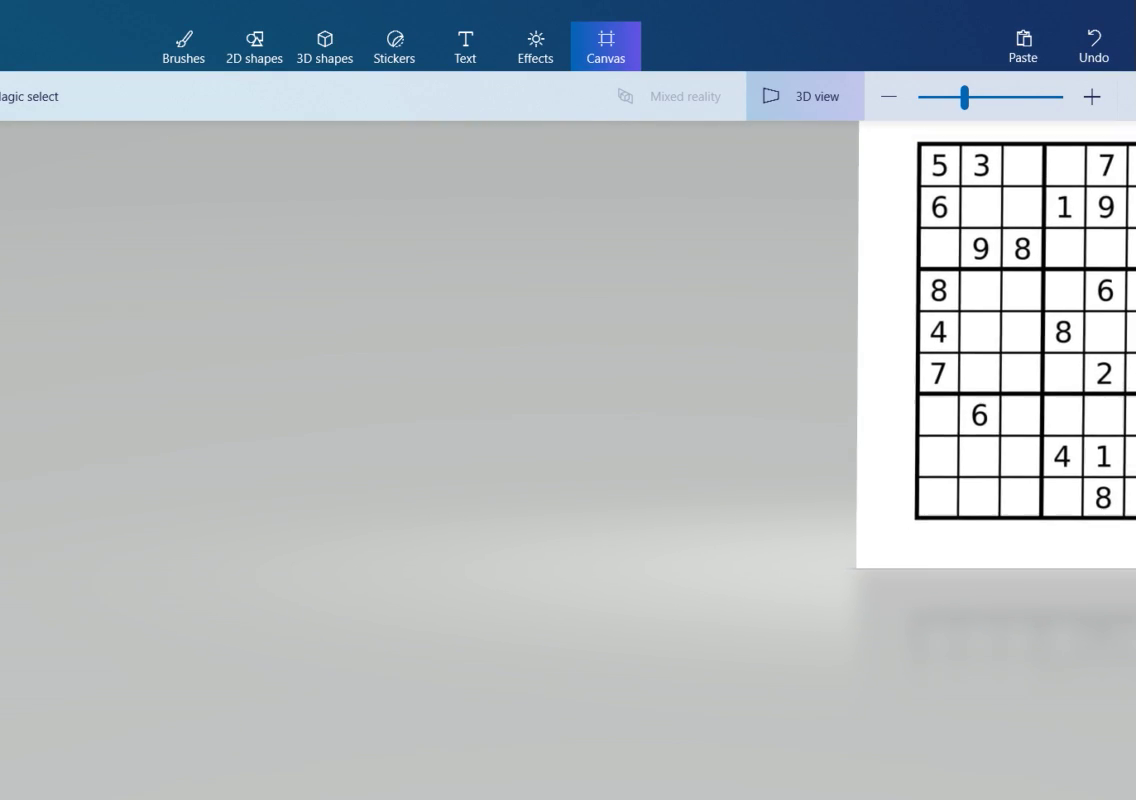
#> input picture frame 47 of gitignore/sudoku.mp4, 1136 x 800 px, given in place of the camera
$ python lab7.py
#> lines starting #> are read from the running program, lines starting #| are printed output that depends on the picture; after the words box and inside, x2 and y2 are one past the last pixel; in counts of white or black regions, pixels touching at a corner belong together
import cv2 as cv
import numpy as np
import argparse


def k_means():
    image = cv.imread('7-session/Home2.jpg')
    z = image.reshape((-1, 3))
    z = np.float32(z)
    criteria = (cv.TERM_CRITERIA_EPS + cv.TERM_CRITERIA_MAX_ITER, 10, 1.0)
    k = 6

    ret, label, center = cv.kmeans(z, k, None, criteria, 10, cv.KMEANS_RANDOM_CENTERS)
    center = np.uint8(center)
    res = center[label.flatten()]
    res2 = res.reshape(image.shape)

    cv.imshow('image', image)
    cv.imshow('res2', res2)
    cv.waitKey(0)


def subtract():
    # back_sub = cv.createBackgroundSubtractorMOG2()
    # back_sub = cv.bgsegm.createBackgroundSubtractorMOG()
    back_sub = cv.bgsegm.createBackgroundSubtractorGMG()

    capture = cv.VideoCapture('7-session/768x576.avi')
    while True:
        ret, frame = capture.read()
        if frame is None:
            break
        fgMask = back_sub.apply(frame)
        cv.imshow('Frame', frame)
        cv.imshow('FG Mask', fgMask)

        keyboard = cv.waitKey(30)
        if keyboard == 'q' or keyboard == 27:
            break


def motion():
    cap = cv.VideoCapture(0)
    if cap.isOpened():
        ret, frame = cap.read()
#> frame is the input picture: shape (800, 1136, 3); mean B, G, R 191.6, 187.5, 181.2
    else:
        ret = False
    ret, frame1 = cap.read()
    ret, frame2 = cap.read()
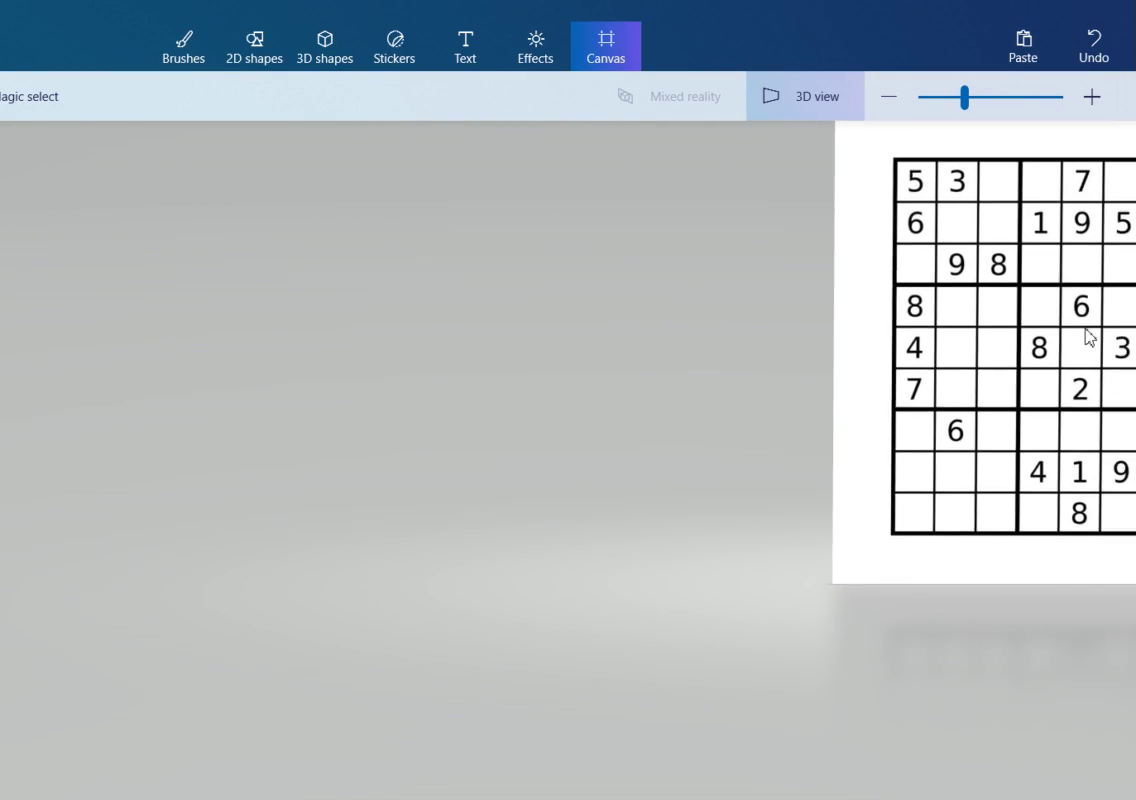
#> input picture frame 49 of gitignore/sudoku.mp4, 1136 x 800 px, given in place of the camera
#> frame2 is the input picture: shape (800, 1136, 3); mean B, G, R 192.7, 188.7, 182.3

    while ret:
        ret, frame = cap.read()
        d = cv.absdiff(frame1, frame2)
        grey = cv.cvtColor(d, cv.COLOR_BGR2GRAY)
        blur = cv.GaussianBlur(grey, (5, 5), 0)
        ret, th = cv.threshold(blur, 20, 255, cv.THRESH_BINARY)
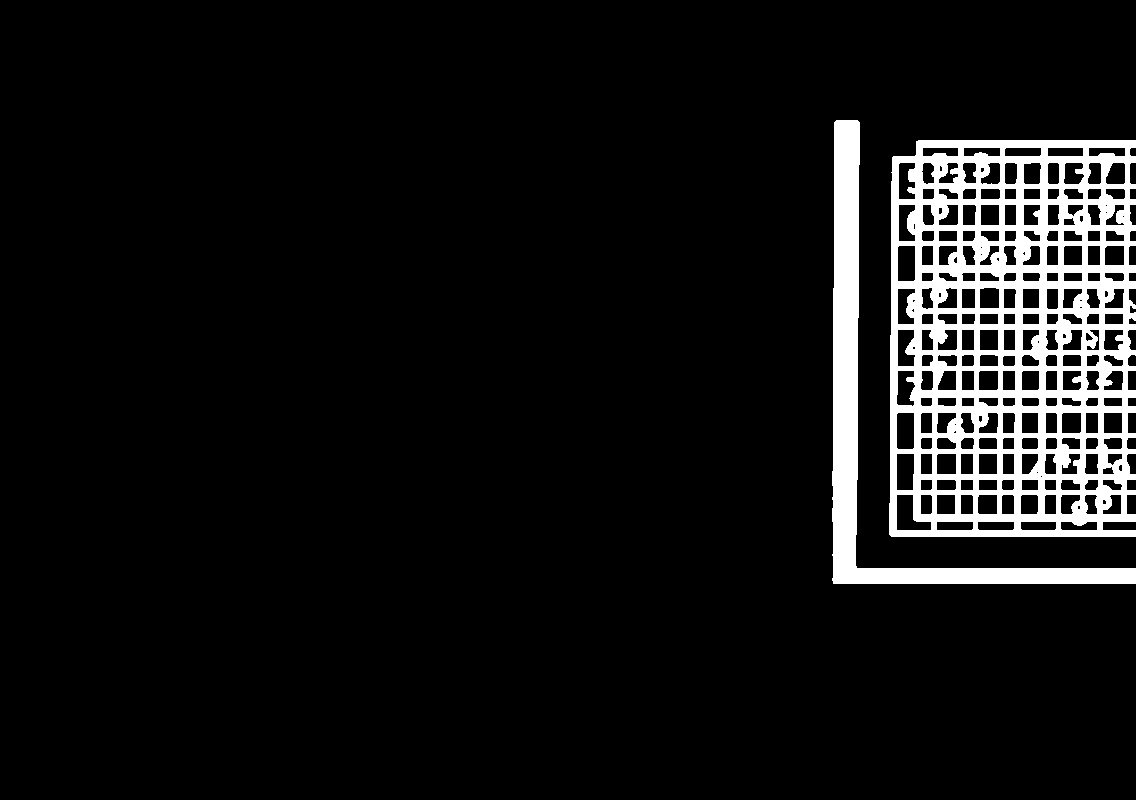
#> th: shape (800, 1136); 7.8% white; 2 white regions, box (x1, y1, x2, y2) and area: (889, 140, 1136, 537) 54922, (832, 120, 1136, 584) 16035
        dilated = cv.dilate(th, np.ones((7, 7), np.uint8), iterations=9)
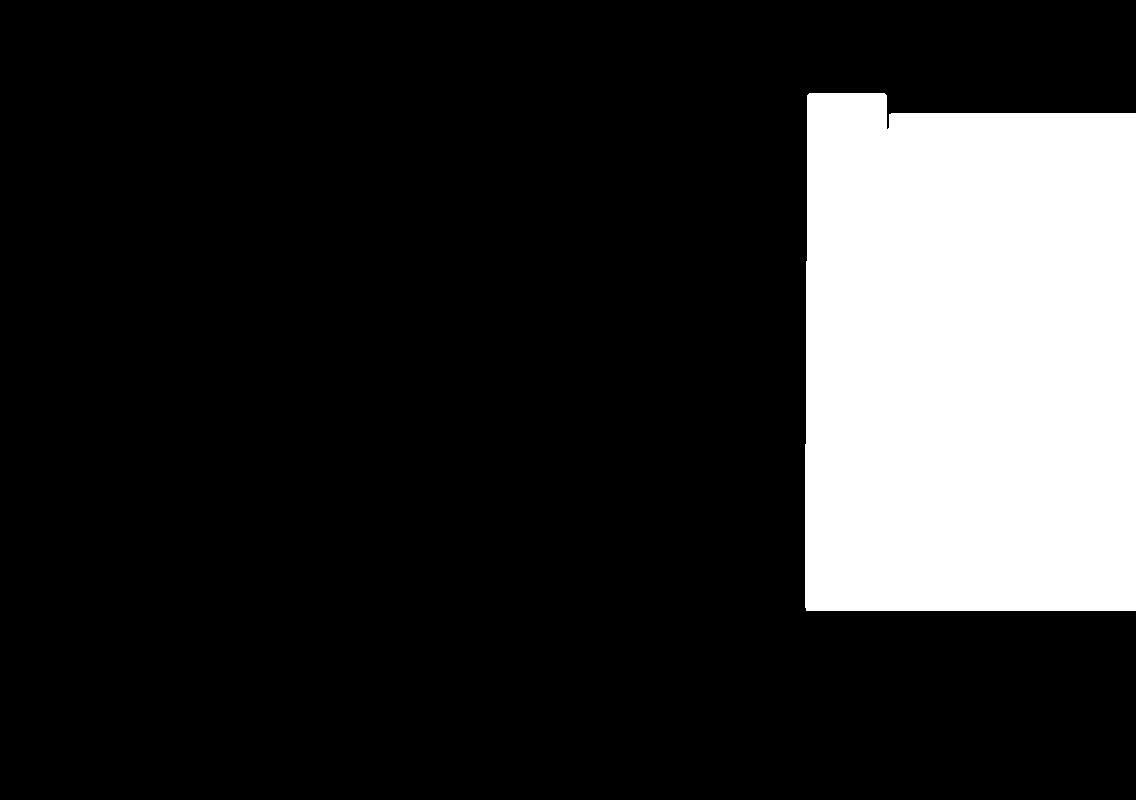
#> dilated: shape (800, 1136); 18.3% white; 1 white region
        c, h = cv.findContours(dilated, cv.RETR_TREE, cv.CHAIN_APPROX_SIMPLE)
#> c = 1 contour; box (x1, y1, x2, y2) and area: (805, 93, 1136, 611) 165058; h = [[-1, -1, -1, -1]]
        cv.drawContours(frame1, c, -1, 255, 3)
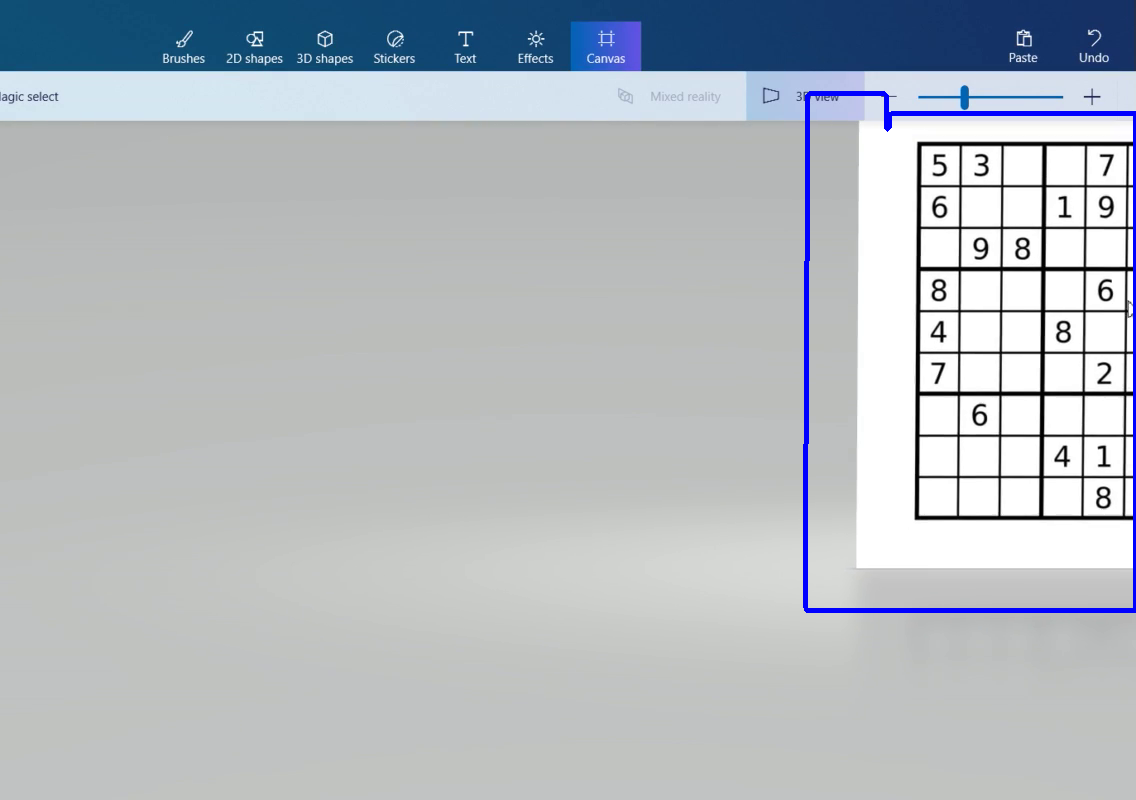
#> frame1: shape (800, 1136, 3); mean B, G, R 192, 185.8, 179.5
        cv.imshow("inter", frame1)
        if cv.waitKey(40) == 27:
#> (key Esc is pressed here)
            break
        frame1 = frame2
        ret, frame2 = cap.read()
    cv.destroyAllWindows()
    cap.release()


if __name__ == '__main__':
    # k_means()
    # subtract()
    motion()

$ run again, starting later in the video
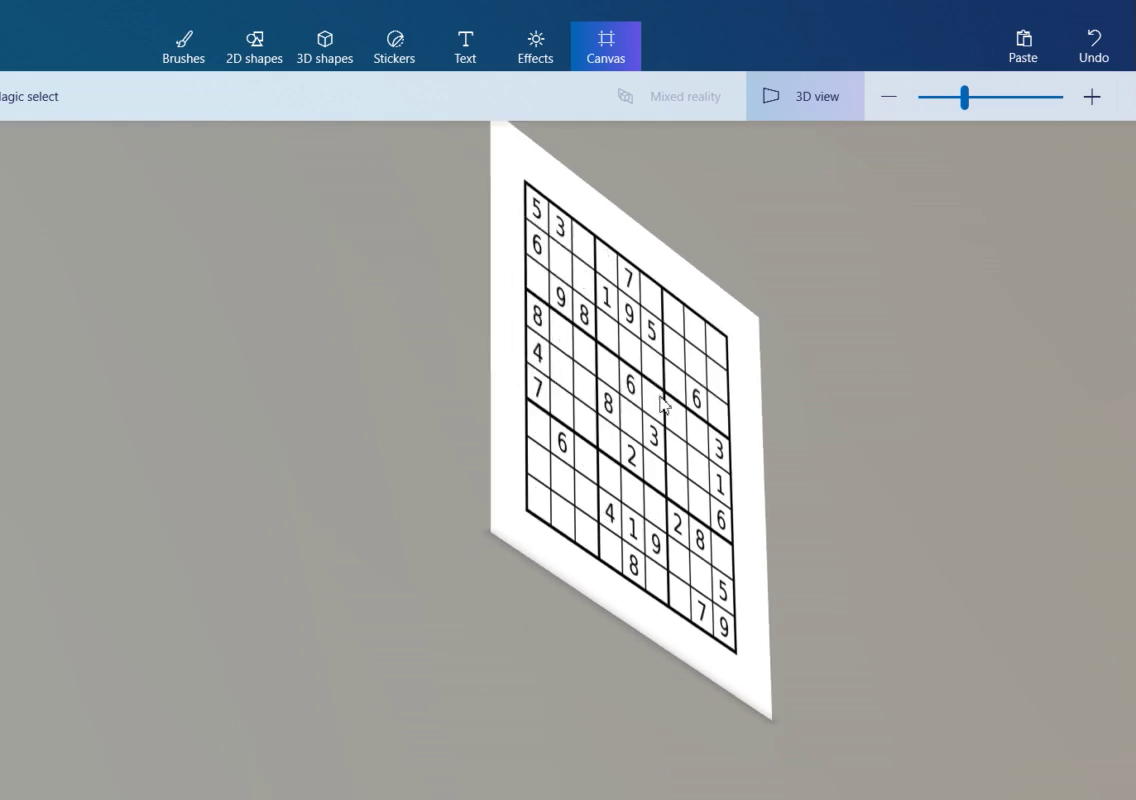
#> input picture frame 214 of gitignore/sudoku.mp4, 1136 x 800 px, given in place of the camera
#> in motion, frame is the input picture: shape (800, 1136, 3); mean B, G, R 162.4, 161.8, 158.4
#> in motion, `ret, th = cv.threshold(blur, 20, 255, cv.THRESH_BINARY)`:
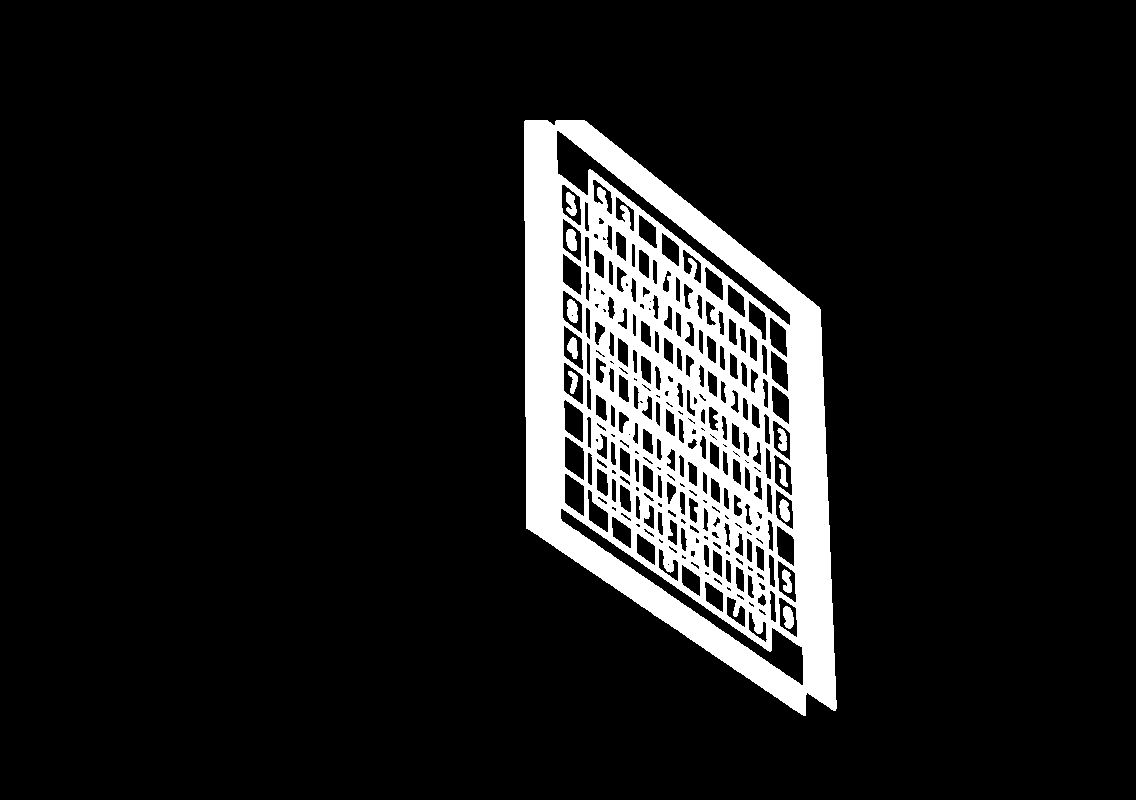
#> th: shape (800, 1136); 10.4% white; 11 white regions, largest, box (x1, y1, x2, y2) and area: (524, 120, 837, 716) 93008, (567, 299, 578, 323) 211, (566, 229, 577, 251) 196
#> dilated: shape (800, 1136); 20.1% white; 1 white region
#> c = 1 contour; box (x1, y1, x2, y2) and area: (497, 93, 864, 743) 182134; h = [[-1, -1, -1, -1]]
#> in motion, `cv.drawContours(frame1, c, -1, 255, 3)`:
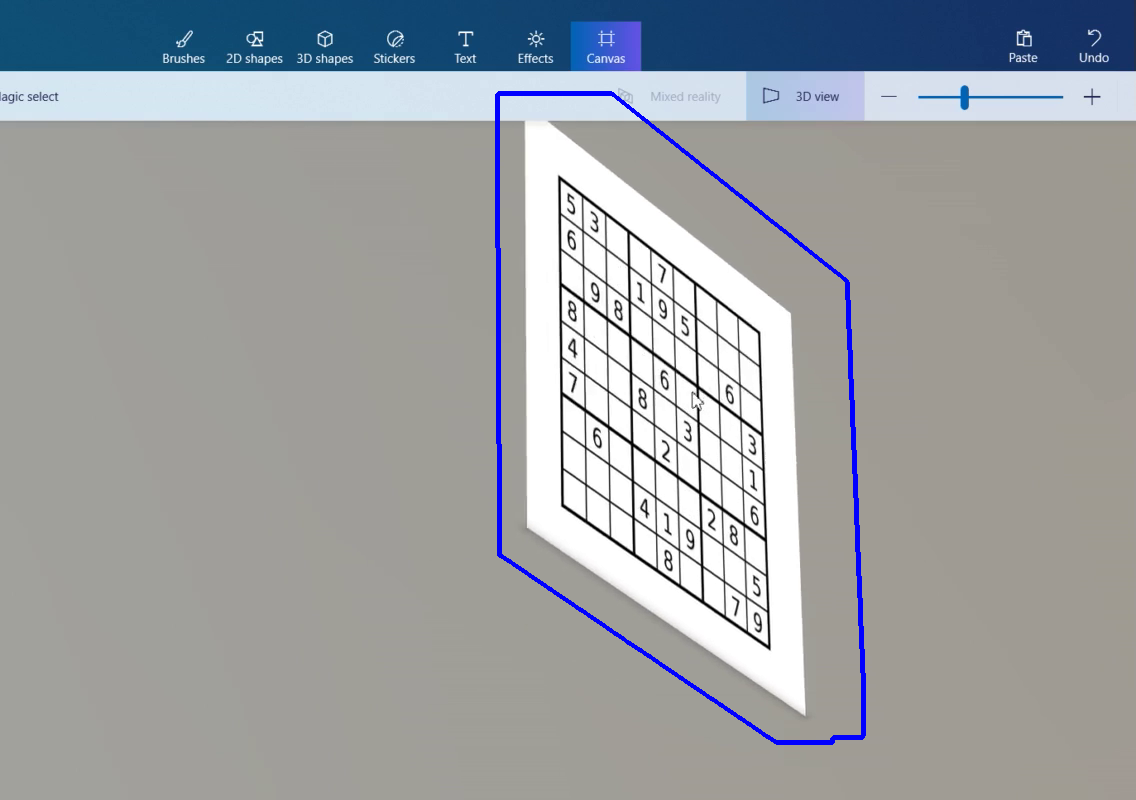
#> frame1: shape (800, 1136, 3); mean B, G, R 163.2, 160.3, 156.9
